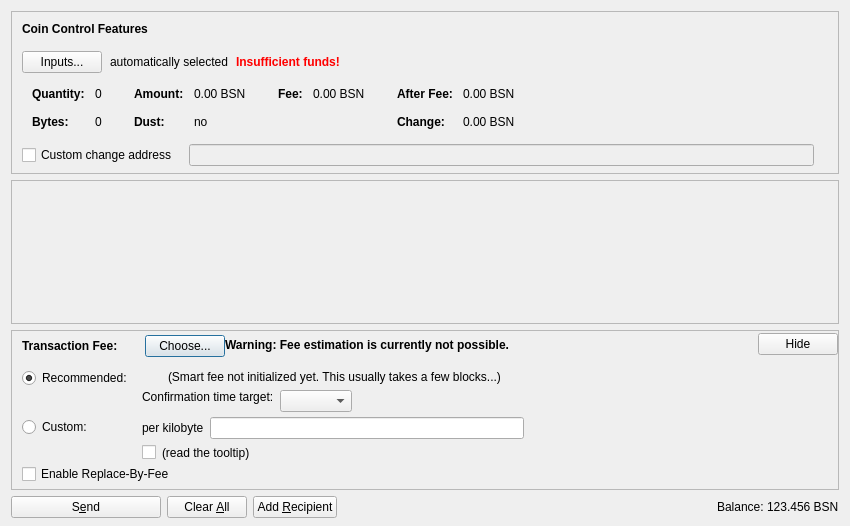
<?xml version="1.0" encoding="UTF-8"?>
<ui version="4.0">
 <class>SendCoinsDialog</class>
 <widget class="QDialog" name="SendCoinsDialog">
  <property name="geometry">
   <rect>
    <x>0</x>
    <y>0</y>
    <width>850</width>
    <height>526</height>
   </rect>
  </property>
  <property name="windowTitle">
   <string>Send Coins</string>
  </property>
  <layout class="QVBoxLayout" name="verticalLayout" stretch="0,1,0,0">
   <property name="bottomMargin">
    <number>8</number>
   </property>
   <item>
    <widget class="QFrame" name="frameCoinControl">
     <property name="sizePolicy">
      <sizepolicy hsizetype="Expanding" vsizetype="Expanding">
       <horstretch>0</horstretch>
       <verstretch>0</verstretch>
      </sizepolicy>
     </property>
     <property name="maximumSize">
      <size>
       <width>16777215</width>
       <height>16777215</height>
      </size>
     </property>
     <property name="frameShape">
      <enum>QFrame::StyledPanel</enum>
     </property>
     <property name="frameShadow">
      <enum>QFrame::Sunken</enum>
     </property>
     <layout class="QVBoxLayout" name="verticalLayoutCoinControl2">
      <property name="spacing">
       <number>0</number>
      </property>
      <property name="leftMargin">
       <number>0</number>
      </property>
      <property name="topMargin">
       <number>0</number>
      </property>
      <property name="rightMargin">
       <number>0</number>
      </property>
      <property name="bottomMargin">
       <number>6</number>
      </property>
      <item>
       <layout class="QVBoxLayout" name="verticalLayoutCoinControl" stretch="0,0,0,0,1">
        <property name="spacing">
         <number>0</number>
        </property>
        <property name="leftMargin">
         <number>10</number>
        </property>
        <property name="topMargin">
         <number>10</number>
        </property>
        <item>
         <layout class="QHBoxLayout" name="horizontalLayoutCoinControl1">
          <property name="bottomMargin">
           <number>15</number>
          </property>
          <item>
           <widget class="QLabel" name="labelCoinControlFeatures">
            <property name="sizePolicy">
             <sizepolicy hsizetype="Preferred" vsizetype="Maximum">
              <horstretch>0</horstretch>
              <verstretch>0</verstretch>
             </sizepolicy>
            </property>
            <property name="font">
             <font>
              <weight>75</weight>
              <bold>true</bold>
             </font>
            </property>
            <property name="styleSheet">
             <string notr="true">font-weight:bold;</string>
            </property>
            <property name="text">
             <string>Coin Control Features</string>
            </property>
           </widget>
          </item>
         </layout>
        </item>
        <item>
         <layout class="QHBoxLayout" name="horizontalLayoutCoinControl2" stretch="0,0,0,0">
          <property name="spacing">
           <number>8</number>
          </property>
          <property name="bottomMargin">
           <number>10</number>
          </property>
          <item>
           <widget class="QPushButton" name="pushButtonCoinControl">
            <property name="styleSheet">
             <string notr="true"/>
            </property>
            <property name="text">
             <string>Inputs...</string>
            </property>
            <property name="autoDefault">
             <bool>false</bool>
            </property>
           </widget>
          </item>
          <item>
           <widget class="QLabel" name="labelCoinControlAutomaticallySelected">
            <property name="text">
             <string>automatically selected</string>
            </property>
            <property name="margin">
             <number>5</number>
            </property>
           </widget>
          </item>
          <item>
           <widget class="QLabel" name="labelCoinControlInsuffFunds">
            <property name="font">
             <font>
              <weight>75</weight>
              <bold>true</bold>
             </font>
            </property>
            <property name="styleSheet">
             <string notr="true">color:red;font-weight:bold;</string>
            </property>
            <property name="text">
             <string>Insufficient funds!</string>
            </property>
            <property name="margin">
             <number>5</number>
            </property>
           </widget>
          </item>
          <item>
           <spacer name="horizontalSpacerCoinControl">
            <property name="orientation">
             <enum>Qt::Horizontal</enum>
            </property>
            <property name="sizeHint" stdset="0">
             <size>
              <width>40</width>
              <height>1</height>
             </size>
            </property>
           </spacer>
          </item>
         </layout>
        </item>
        <item>
         <widget class="QWidget" name="widgetCoinControl" native="true">
          <property name="sizePolicy">
           <sizepolicy hsizetype="Preferred" vsizetype="Preferred">
            <horstretch>0</horstretch>
            <verstretch>0</verstretch>
           </sizepolicy>
          </property>
          <property name="minimumSize">
           <size>
            <width>0</width>
            <height>0</height>
           </size>
          </property>
          <property name="styleSheet">
           <string notr="true"/>
          </property>
          <layout class="QHBoxLayout" name="horizontalLayoutCoinControl5">
           <property name="leftMargin">
            <number>0</number>
           </property>
           <property name="topMargin">
            <number>0</number>
           </property>
           <property name="rightMargin">
            <number>0</number>
           </property>
           <property name="bottomMargin">
            <number>0</number>
           </property>
           <item>
            <layout class="QHBoxLayout" name="horizontalLayoutCoinControl3" stretch="0,0,0,1">
             <property name="spacing">
              <number>20</number>
             </property>
             <property name="topMargin">
              <number>0</number>
             </property>
             <property name="bottomMargin">
              <number>10</number>
             </property>
             <item>
              <layout class="QFormLayout" name="formLayoutCoinControl1">
               <property name="horizontalSpacing">
                <number>10</number>
               </property>
               <property name="verticalSpacing">
                <number>14</number>
               </property>
               <property name="leftMargin">
                <number>10</number>
               </property>
               <property name="topMargin">
                <number>4</number>
               </property>
               <property name="rightMargin">
                <number>6</number>
               </property>
               <item row="0" column="0">
                <widget class="QLabel" name="labelCoinControlQuantityText">
                 <property name="font">
                  <font>
                   <weight>75</weight>
                   <bold>true</bold>
                  </font>
                 </property>
                 <property name="text">
                  <string>Quantity:</string>
                 </property>
                 <property name="margin">
                  <number>0</number>
                 </property>
                </widget>
               </item>
               <item row="0" column="1">
                <widget class="QLabel" name="labelCoinControlQuantity">
                 <property name="cursor">
                  <cursorShape>IBeamCursor</cursorShape>
                 </property>
                 <property name="contextMenuPolicy">
                  <enum>Qt::ActionsContextMenu</enum>
                 </property>
                 <property name="text">
                  <string notr="true">0</string>
                 </property>
                 <property name="margin">
                  <number>0</number>
                 </property>
                 <property name="textInteractionFlags">
                  <set>Qt::LinksAccessibleByMouse|Qt::TextSelectableByKeyboard|Qt::TextSelectableByMouse</set>
                 </property>
                </widget>
               </item>
               <item row="1" column="0">
                <widget class="QLabel" name="labelCoinControlBytesText">
                 <property name="font">
                  <font>
                   <weight>75</weight>
                   <bold>true</bold>
                  </font>
                 </property>
                 <property name="text">
                  <string>Bytes:</string>
                 </property>
                </widget>
               </item>
               <item row="1" column="1">
                <widget class="QLabel" name="labelCoinControlBytes">
                 <property name="cursor">
                  <cursorShape>IBeamCursor</cursorShape>
                 </property>
                 <property name="contextMenuPolicy">
                  <enum>Qt::ActionsContextMenu</enum>
                 </property>
                 <property name="text">
                  <string notr="true">0</string>
                 </property>
                 <property name="textInteractionFlags">
                  <set>Qt::LinksAccessibleByMouse|Qt::TextSelectableByKeyboard|Qt::TextSelectableByMouse</set>
                 </property>
                </widget>
               </item>
              </layout>
             </item>
             <item>
              <layout class="QFormLayout" name="formLayoutCoinControl2">
               <property name="horizontalSpacing">
                <number>10</number>
               </property>
               <property name="verticalSpacing">
                <number>14</number>
               </property>
               <property name="leftMargin">
                <number>6</number>
               </property>
               <property name="topMargin">
                <number>4</number>
               </property>
               <property name="rightMargin">
                <number>6</number>
               </property>
               <item row="0" column="0">
                <widget class="QLabel" name="labelCoinControlAmountText">
                 <property name="font">
                  <font>
                   <weight>75</weight>
                   <bold>true</bold>
                  </font>
                 </property>
                 <property name="text">
                  <string>Amount:</string>
                 </property>
                 <property name="margin">
                  <number>0</number>
                 </property>
                </widget>
               </item>
               <item row="0" column="1">
                <widget class="QLabel" name="labelCoinControlAmount">
                 <property name="cursor">
                  <cursorShape>IBeamCursor</cursorShape>
                 </property>
                 <property name="contextMenuPolicy">
                  <enum>Qt::ActionsContextMenu</enum>
                 </property>
                 <property name="text">
                  <string notr="true">0.00 BSN</string>
                 </property>
                 <property name="textInteractionFlags">
                  <set>Qt::LinksAccessibleByMouse|Qt::TextSelectableByKeyboard|Qt::TextSelectableByMouse</set>
                 </property>
                </widget>
               </item>
               <item row="1" column="0">
                <widget class="QLabel" name="labelCoinControlLowOutputText">
                 <property name="font">
                  <font>
                   <weight>75</weight>
                   <bold>true</bold>
                  </font>
                 </property>
                 <property name="text">
                  <string>Dust:</string>
                 </property>
                </widget>
               </item>
               <item row="1" column="1">
                <widget class="QLabel" name="labelCoinControlLowOutput">
                 <property name="cursor">
                  <cursorShape>IBeamCursor</cursorShape>
                 </property>
                 <property name="contextMenuPolicy">
                  <enum>Qt::ActionsContextMenu</enum>
                 </property>
                 <property name="text">
                  <string notr="true">no</string>
                 </property>
                 <property name="textInteractionFlags">
                  <set>Qt::LinksAccessibleByMouse|Qt::TextSelectableByKeyboard|Qt::TextSelectableByMouse</set>
                 </property>
                </widget>
               </item>
              </layout>
             </item>
             <item>
              <layout class="QFormLayout" name="formLayoutCoinControl3">
               <property name="horizontalSpacing">
                <number>10</number>
               </property>
               <property name="verticalSpacing">
                <number>14</number>
               </property>
               <property name="leftMargin">
                <number>6</number>
               </property>
               <property name="topMargin">
                <number>4</number>
               </property>
               <property name="rightMargin">
                <number>6</number>
               </property>
               <item row="0" column="0">
                <widget class="QLabel" name="labelCoinControlFeeText">
                 <property name="font">
                  <font>
                   <weight>75</weight>
                   <bold>true</bold>
                  </font>
                 </property>
                 <property name="text">
                  <string>Fee:</string>
                 </property>
                 <property name="margin">
                  <number>0</number>
                 </property>
                </widget>
               </item>
               <item row="0" column="1">
                <widget class="QLabel" name="labelCoinControlFee">
                 <property name="cursor">
                  <cursorShape>IBeamCursor</cursorShape>
                 </property>
                 <property name="contextMenuPolicy">
                  <enum>Qt::ActionsContextMenu</enum>
                 </property>
                 <property name="text">
                  <string notr="true">0.00 BSN</string>
                 </property>
                 <property name="textInteractionFlags">
                  <set>Qt::LinksAccessibleByMouse|Qt::TextSelectableByKeyboard|Qt::TextSelectableByMouse</set>
                 </property>
                </widget>
               </item>
              </layout>
             </item>
             <item>
              <layout class="QFormLayout" name="formLayoutCoinControl4">
               <property name="horizontalSpacing">
                <number>10</number>
               </property>
               <property name="verticalSpacing">
                <number>14</number>
               </property>
               <property name="leftMargin">
                <number>6</number>
               </property>
               <property name="topMargin">
                <number>4</number>
               </property>
               <property name="rightMargin">
                <number>6</number>
               </property>
               <item row="0" column="0">
                <widget class="QLabel" name="labelCoinControlAfterFeeText">
                 <property name="font">
                  <font>
                   <weight>75</weight>
                   <bold>true</bold>
                  </font>
                 </property>
                 <property name="text">
                  <string>After Fee:</string>
                 </property>
                 <property name="margin">
                  <number>0</number>
                 </property>
                </widget>
               </item>
               <item row="0" column="1">
                <widget class="QLabel" name="labelCoinControlAfterFee">
                 <property name="cursor">
                  <cursorShape>IBeamCursor</cursorShape>
                 </property>
                 <property name="contextMenuPolicy">
                  <enum>Qt::ActionsContextMenu</enum>
                 </property>
                 <property name="text">
                  <string notr="true">0.00 BSN</string>
                 </property>
                 <property name="textInteractionFlags">
                  <set>Qt::LinksAccessibleByMouse|Qt::TextSelectableByKeyboard|Qt::TextSelectableByMouse</set>
                 </property>
                </widget>
               </item>
               <item row="1" column="0">
                <widget class="QLabel" name="labelCoinControlChangeText">
                 <property name="font">
                  <font>
                   <weight>75</weight>
                   <bold>true</bold>
                  </font>
                 </property>
                 <property name="text">
                  <string>Change:</string>
                 </property>
                </widget>
               </item>
               <item row="1" column="1">
                <widget class="QLabel" name="labelCoinControlChange">
                 <property name="cursor">
                  <cursorShape>IBeamCursor</cursorShape>
                 </property>
                 <property name="contextMenuPolicy">
                  <enum>Qt::ActionsContextMenu</enum>
                 </property>
                 <property name="text">
                  <string notr="true">0.00 BSN</string>
                 </property>
                 <property name="textInteractionFlags">
                  <set>Qt::LinksAccessibleByMouse|Qt::TextSelectableByKeyboard|Qt::TextSelectableByMouse</set>
                 </property>
                </widget>
               </item>
              </layout>
             </item>
            </layout>
           </item>
          </layout>
         </widget>
        </item>
        <item>
         <layout class="QHBoxLayout" name="horizontalLayoutCoinControl4" stretch="0,0,0">
          <property name="spacing">
           <number>12</number>
          </property>
          <property name="sizeConstraint">
           <enum>QLayout::SetDefaultConstraint</enum>
          </property>
          <property name="topMargin">
           <number>5</number>
          </property>
          <property name="rightMargin">
           <number>5</number>
          </property>
          <item>
           <widget class="QCheckBox" name="checkBoxCoinControlChange">
            <property name="toolTip">
             <string>If this is activated, but the change address is empty or invalid, change will be sent to a newly generated address.</string>
            </property>
            <property name="text">
             <string>Custom change address</string>
            </property>
           </widget>
          </item>
          <item>
           <widget class="QValidatedLineEdit" name="lineEditCoinControlChange">
            <property name="enabled">
             <bool>false</bool>
            </property>
            <property name="sizePolicy">
             <sizepolicy hsizetype="Expanding" vsizetype="Fixed">
              <horstretch>0</horstretch>
              <verstretch>0</verstretch>
             </sizepolicy>
            </property>
           </widget>
          </item>
          <item>
           <widget class="QLabel" name="labelCoinControlChangeLabel">
            <property name="sizePolicy">
             <sizepolicy hsizetype="Preferred" vsizetype="Expanding">
              <horstretch>0</horstretch>
              <verstretch>0</verstretch>
             </sizepolicy>
            </property>
            <property name="minimumSize">
             <size>
              <width>0</width>
              <height>0</height>
             </size>
            </property>
            <property name="text">
             <string/>
            </property>
            <property name="margin">
             <number>3</number>
            </property>
           </widget>
          </item>
         </layout>
        </item>
        <item>
         <spacer name="verticalSpacerCoinControl">
          <property name="orientation">
           <enum>Qt::Vertical</enum>
          </property>
          <property name="sizeHint" stdset="0">
           <size>
            <width>800</width>
            <height>1</height>
           </size>
          </property>
         </spacer>
        </item>
       </layout>
      </item>
     </layout>
    </widget>
   </item>
   <item>
    <widget class="QScrollArea" name="scrollArea">
     <property name="widgetResizable">
      <bool>true</bool>
     </property>
     <widget class="QWidget" name="scrollAreaWidgetContents">
      <property name="geometry">
       <rect>
        <x>0</x>
        <y>0</y>
        <width>830</width>
        <height>104</height>
       </rect>
      </property>
      <layout class="QVBoxLayout" name="verticalLayout_2" stretch="0,1">
       <property name="leftMargin">
        <number>0</number>
       </property>
       <property name="topMargin">
        <number>0</number>
       </property>
       <property name="rightMargin">
        <number>0</number>
       </property>
       <property name="bottomMargin">
        <number>0</number>
       </property>
       <item>
        <layout class="QVBoxLayout" name="entries">
         <property name="spacing">
          <number>6</number>
         </property>
        </layout>
       </item>
       <item>
        <spacer name="verticalSpacer">
         <property name="orientation">
          <enum>Qt::Vertical</enum>
         </property>
         <property name="sizeHint" stdset="0">
          <size>
           <width>20</width>
           <height>40</height>
          </size>
         </property>
        </spacer>
       </item>
      </layout>
     </widget>
    </widget>
   </item>
   <item>
    <widget class="QFrame" name="frameFee">
     <property name="sizePolicy">
      <sizepolicy hsizetype="Expanding" vsizetype="Expanding">
       <horstretch>0</horstretch>
       <verstretch>0</verstretch>
      </sizepolicy>
     </property>
     <property name="maximumSize">
      <size>
       <width>16777215</width>
       <height>16777215</height>
      </size>
     </property>
     <property name="frameShape">
      <enum>QFrame::StyledPanel</enum>
     </property>
     <property name="frameShadow">
      <enum>QFrame::Sunken</enum>
     </property>
     <layout class="QVBoxLayout" name="verticalLayoutFee1">
      <property name="spacing">
       <number>0</number>
      </property>
      <property name="leftMargin">
       <number>0</number>
      </property>
      <property name="topMargin">
       <number>0</number>
      </property>
      <property name="rightMargin">
       <number>0</number>
      </property>
      <property name="bottomMargin">
       <number>0</number>
      </property>
      <item>
       <layout class="QVBoxLayout" name="verticalLayoutFee2" stretch="0,0,0">
        <property name="spacing">
         <number>0</number>
        </property>
        <property name="leftMargin">
         <number>10</number>
        </property>
        <property name="topMargin">
         <number>0</number>
        </property>
        <item>
         <layout class="QHBoxLayout" name="horizontalLayoutFee1">
          <property name="bottomMargin">
           <number>0</number>
          </property>
          <item>
           <layout class="QVBoxLayout" name="verticalLayoutFee7">
            <property name="spacing">
             <number>0</number>
            </property>
            <item>
             <spacer name="verticalSpacerSmartFee">
              <property name="orientation">
               <enum>Qt::Vertical</enum>
              </property>
              <property name="sizeType">
               <enum>QSizePolicy::Fixed</enum>
              </property>
              <property name="sizeHint" stdset="0">
               <size>
                <width>1</width>
                <height>4</height>
               </size>
              </property>
             </spacer>
            </item>
            <item>
             <layout class="QHBoxLayout" name="horizontalLayoutSmartFee">
              <property name="spacing">
               <number>10</number>
              </property>
              <item>
               <widget class="QLabel" name="labelFeeHeadline">
                <property name="sizePolicy">
                 <sizepolicy hsizetype="Preferred" vsizetype="Maximum">
                  <horstretch>0</horstretch>
                  <verstretch>0</verstretch>
                 </sizepolicy>
                </property>
                <property name="font">
                 <font>
                  <weight>75</weight>
                  <bold>true</bold>
                 </font>
                </property>
                <property name="styleSheet">
                 <string notr="true">font-weight:bold;</string>
                </property>
                <property name="text">
                 <string>Transaction Fee:</string>
                </property>
               </widget>
              </item>
              <item>
               <widget class="QLabel" name="labelFeeMinimized">
                <property name="text">
                 <string/>
                </property>
               </widget>
              </item>
              <item>
               <widget class="QPushButton" name="buttonChooseFee">
                <property name="text">
                 <string>Choose...</string>
                </property>
               </widget>
              </item>
             </layout>
            </item>
            <item>
             <spacer name="verticalSpacer_5">
              <property name="orientation">
               <enum>Qt::Vertical</enum>
              </property>
              <property name="sizeHint" stdset="0">
               <size>
                <width>1</width>
                <height>1</height>
               </size>
              </property>
             </spacer>
            </item>
           </layout>
          </item>
          <item>
           <widget class="QLabel" name="fallbackFeeWarningLabel">
            <property name="toolTip">
             <string>Using the fallbackfee can result in sending a transaction that will take several hours or days (or never) to confirm. Consider choosing your fee manually or wait until you have validated the complete chain.</string>
            </property>
            <property name="font">
            <font>
                <weight>75</weight>
                <bold>true</bold>
            </font>
            </property>
            <property name="text">
             <string>Warning: Fee estimation is currently not possible.</string>
            </property>
            <property name="wordWrap">
             <bool>false</bool>
            </property>
           </widget>
          </item>
          <item>
           <spacer name="horizontalSpacer_4">
            <property name="orientation">
             <enum>Qt::Horizontal</enum>
            </property>
            <property name="sizeType">
             <enum>QSizePolicy::MinimumExpanding</enum>
            </property>
            <property name="sizeHint" stdset="0">
             <size>
              <width>40</width>
              <height>20</height>
             </size>
            </property>
           </spacer>
          </item>
          <item>
           <widget class="QPushButton" name="buttonMinimizeFee">
            <property name="toolTip">
             <string>collapse fee-settings</string>
            </property>
            <property name="text">
             <string>Hide</string>
            </property>
           </widget>
          </item>
         </layout>
        </item>
        <item>
         <widget class="QFrame" name="frameFeeSelection">
          <layout class="QVBoxLayout" name="verticalLayoutFee12">
           <property name="spacing">
            <number>0</number>
           </property>
           <property name="leftMargin">
            <number>0</number>
           </property>
           <property name="topMargin">
            <number>0</number>
           </property>
           <property name="rightMargin">
            <number>0</number>
           </property>
           <property name="bottomMargin">
            <number>0</number>
           </property>
           <item>
            <layout class="QGridLayout" name="gridLayoutFee">
             <property name="topMargin">
              <number>10</number>
             </property>
             <property name="bottomMargin">
              <number>4</number>
             </property>
             <property name="horizontalSpacing">
              <number>10</number>
             </property>
             <property name="verticalSpacing">
              <number>4</number>
             </property>
             <item row="1" column="1">
              <layout class="QVBoxLayout" name="verticalLayoutFee8">
               <property name="spacing">
                <number>6</number>
               </property>
               <item>
                <layout class="QHBoxLayout" name="horizontalLayoutFee13">
                 <item>
                  <widget class="QLabel" name="labelCustomPerKilobyte">
                   <property name="toolTip">
                    <string>Specify a custom fee per kB (1,000 bytes) of the transaction's virtual size.

Note:  Since the fee is calculated on a per-byte basis, a fee of "100 satoshis per kB" for a transaction size of 500 bytes (half of 1 kB) would ultimately yield a fee of only 50 satoshis.</string>
                   </property>
                   <property name="text">
                    <string>per kilobyte</string>
                   </property>
                  </widget>
                 </item>
                 <item>
                  <widget class="BitcoinSNAmountField" name="customFee"/>
                 </item>
                 <item>
                  <spacer name="horizontalSpacer_6">
                   <property name="orientation">
                    <enum>Qt::Horizontal</enum>
                   </property>
                   <property name="sizeHint" stdset="0">
                    <size>
                     <width>1</width>
                     <height>1</height>
                    </size>
                   </property>
                  </spacer>
                 </item>
                </layout>
               </item>
               <item>
                <layout class="QHBoxLayout" name="horizontalLayoutFee8">
                 <item>
                  <widget class="QCheckBox" name="checkBoxMinimumFee">
                   <property name="toolTip">
                    <string>Paying only the minimum fee is just fine as long as there is less transaction volume than space in the blocks. But be aware that this can end up in a never confirming transaction once there is more demand for bitcoinsn transactions than the network can process.</string>
                   </property>
                   <property name="text">
                    <string/>
                   </property>
                  </widget>
                 </item>
                 <item>
                  <widget class="QLabel" name="labelMinFeeWarning">
                   <property name="enabled">
                    <bool>true</bool>
                   </property>
                   <property name="toolTip">
                    <string>Paying only the minimum fee is just fine as long as there is less transaction volume than space in the blocks. But be aware that this can end up in a never confirming transaction once there is more demand for bitcoinsn transactions than the network can process.</string>
                   </property>
                   <property name="text">
                    <string>(read the tooltip)</string>
                   </property>
                   <property name="margin">
                    <number>5</number>
                   </property>
                  </widget>
                 </item>
                 <item>
                  <spacer name="horizontalSpacer_2">
                   <property name="orientation">
                    <enum>Qt::Horizontal</enum>
                   </property>
                   <property name="sizeHint" stdset="0">
                    <size>
                     <width>1</width>
                     <height>1</height>
                    </size>
                   </property>
                  </spacer>
                 </item>
                </layout>
               </item>
              </layout>
             </item>
             <item row="0" column="0">
              <layout class="QVBoxLayout" name="verticalLayoutFee4" stretch="0,1">
               <item>
                <widget class="QRadioButton" name="radioSmartFee">
                 <property name="text">
                  <string>Recommended:</string>
                 </property>
                 <property name="checked">
                  <bool>true</bool>
                 </property>
                 <attribute name="buttonGroup">
                  <string notr="true">groupFee</string>
                 </attribute>
                </widget>
               </item>
               <item>
                <spacer name="verticalSpacer_2">
                 <property name="orientation">
                  <enum>Qt::Vertical</enum>
                 </property>
                 <property name="sizeHint" stdset="0">
                  <size>
                   <width>1</width>
                   <height>1</height>
                  </size>
                 </property>
                </spacer>
               </item>
              </layout>
             </item>
             <item row="1" column="0">
              <layout class="QVBoxLayout" name="verticalLayoutFee9" stretch="0,1">
               <item>
                <widget class="QRadioButton" name="radioCustomFee">
                 <property name="text">
                  <string>Custom:</string>
                 </property>
                 <attribute name="buttonGroup">
                  <string notr="true">groupFee</string>
                 </attribute>
                </widget>
               </item>
               <item>
                <spacer name="verticalSpacer_6">
                 <property name="orientation">
                  <enum>Qt::Vertical</enum>
                 </property>
                 <property name="sizeHint" stdset="0">
                  <size>
                   <width>1</width>
                   <height>1</height>
                  </size>
                 </property>
                </spacer>
               </item>
              </layout>
             </item>
             <item row="0" column="1">
              <layout class="QVBoxLayout" name="verticalLayoutFee3" stretch="0,0,1">
               <property name="spacing">
                <number>6</number>
               </property>
               <property name="topMargin">
                <number>2</number>
               </property>
               <item>
                <layout class="QHBoxLayout" name="horizontalLayoutFee12">
                 <item>
                  <widget class="QLabel" name="labelSmartFee">
                   <property name="text">
                    <string/>
                   </property>
                   <property name="margin">
                    <number>2</number>
                   </property>
                  </widget>
                 </item>
                 <item>
                  <widget class="QLabel" name="labelFeeEstimation">
                   <property name="text">
                    <string/>
                   </property>
                  </widget>
                 </item>
                 <item>
                  <widget class="QLabel" name="labelSmartFee2">
                   <property name="text">
                    <string>(Smart fee not initialized yet. This usually takes a few blocks...)</string>
                   </property>
                   <property name="margin">
                    <number>2</number>
                   </property>
                  </widget>
                 </item>
                 <item>
                  <spacer name="horizontalSpacer_5">
                   <property name="orientation">
                    <enum>Qt::Horizontal</enum>
                   </property>
                   <property name="sizeHint" stdset="0">
                    <size>
                     <width>1</width>
                     <height>1</height>
                    </size>
                   </property>
                  </spacer>
                 </item>
                </layout>
               </item>
               <item>
                <layout class="QHBoxLayout" name="horizontalLayoutFee9">
                 <item>
                  <layout class="QVBoxLayout" name="verticalLayoutFee6">
                   <item>
                    <widget class="QLabel" name="labelSmartFee3">
                     <property name="text">
                      <string>Confirmation time target:</string>
                     </property>
                     <property name="margin">
                      <number>2</number>
                     </property>
                    </widget>
                   </item>
                   <item>
                    <spacer name="verticalSpacer_3">
                     <property name="orientation">
                      <enum>Qt::Vertical</enum>
                     </property>
                     <property name="sizeHint" stdset="0">
                      <size>
                       <width>1</width>
                       <height>1</height>
                      </size>
                     </property>
                    </spacer>
                   </item>
                  </layout>
                 </item>
                 <item>
                  <layout class="QVBoxLayout" name="verticalLayoutFee5">
                   <property name="rightMargin">
                    <number>30</number>
                   </property>
                   <item>
                    <layout class="QHBoxLayout" name="horizontalLayoutConfTarget">
                     <property name="bottomMargin">
                      <number>0</number>
                     </property>
                     <item>
                      <widget class="QComboBox" name="confTargetSelector"/>
                     </item>
                     <item>
                      <spacer name="horizontalSpacerConfTarget">
                       <property name="orientation">
                        <enum>Qt::Horizontal</enum>
                       </property>
                       <property name="sizeHint" stdset="0">
                        <size>
                         <width>40</width>
                         <height>20</height>
                        </size>
                       </property>
                      </spacer>
                     </item>
                    </layout>
                   </item>
                  </layout>
                 </item>
                </layout>
               </item>
               <item>
                <spacer name="verticalSpacer_4">
                 <property name="orientation">
                  <enum>Qt::Vertical</enum>
                 </property>
                 <property name="sizeHint" stdset="0">
                  <size>
                   <width>1</width>
                   <height>1</height>
                  </size>
                 </property>
                </spacer>
               </item>
              </layout>
             </item>
            </layout>
           </item>
           <item>
            <widget class="QCheckBox" name="optInRBF">
             <property name="text">
              <string>Enable Replace-By-Fee</string>
             </property>
             <property name="toolTip">
              <string>With Replace-By-Fee (BIP-125) you can increase a transaction's fee after it is sent. Without this, a higher fee may be recommended to compensate for increased transaction delay risk.</string>
             </property>
            </widget>
           </item>
          </layout>
         </widget>
        </item>
        <item>
         <spacer name="verticalSpacerFee">
          <property name="orientation">
           <enum>Qt::Vertical</enum>
          </property>
          <property name="sizeHint" stdset="0">
           <size>
            <width>40</width>
            <height>5</height>
           </size>
          </property>
         </spacer>
        </item>
       </layout>
      </item>
     </layout>
    </widget>
   </item>
   <item>
    <layout class="QHBoxLayout" name="horizontalLayout">
     <item>
      <widget class="QPushButton" name="sendButton">
       <property name="minimumSize">
        <size>
         <width>150</width>
         <height>0</height>
        </size>
       </property>
       <property name="toolTip">
        <string>Confirm the send action</string>
       </property>
       <property name="text">
        <string>S&amp;end</string>
       </property>
       <property name="icon">
        <iconset resource="../bitcoinsn.qrc">
         <normaloff>:/icons/send</normaloff>:/icons/send</iconset>
       </property>
       <property name="autoDefault">
        <bool>false</bool>
       </property>
       <property name="default">
        <bool>false</bool>
       </property>
      </widget>
     </item>
     <item>
      <widget class="QPushButton" name="clearButton">
       <property name="sizePolicy">
        <sizepolicy hsizetype="Minimum" vsizetype="Fixed">
         <horstretch>0</horstretch>
         <verstretch>0</verstretch>
        </sizepolicy>
       </property>
       <property name="toolTip">
        <string>Clear all fields of the form.</string>
       </property>
       <property name="text">
        <string>Clear &amp;All</string>
       </property>
       <property name="icon">
        <iconset resource="../bitcoinsn.qrc">
         <normaloff>:/icons/remove</normaloff>:/icons/remove</iconset>
       </property>
       <property name="autoDefault">
        <bool>false</bool>
       </property>
      </widget>
     </item>
     <item>
      <widget class="QPushButton" name="addButton">
       <property name="toolTip">
        <string>Send to multiple recipients at once</string>
       </property>
       <property name="text">
        <string>Add &amp;Recipient</string>
       </property>
       <property name="icon">
        <iconset resource="../bitcoinsn.qrc">
         <normaloff>:/icons/add</normaloff>:/icons/add</iconset>
       </property>
       <property name="autoDefault">
        <bool>false</bool>
       </property>
      </widget>
     </item>
     <item>
      <spacer name="horizontalSpacer">
       <property name="orientation">
        <enum>Qt::Horizontal</enum>
       </property>
       <property name="sizeHint" stdset="0">
        <size>
         <width>40</width>
         <height>20</height>
        </size>
       </property>
      </spacer>
     </item>
     <item>
      <layout class="QHBoxLayout" name="horizontalLayout_2">
       <property name="spacing">
        <number>3</number>
       </property>
       <item>
        <widget class="QLabel" name="label">
         <property name="sizePolicy">
          <sizepolicy hsizetype="Preferred" vsizetype="Fixed">
           <horstretch>0</horstretch>
           <verstretch>0</verstretch>
          </sizepolicy>
         </property>
         <property name="text">
          <string>Balance:</string>
         </property>
        </widget>
       </item>
       <item>
        <widget class="QLabel" name="labelBalance">
         <property name="sizePolicy">
          <sizepolicy hsizetype="Preferred" vsizetype="Fixed">
           <horstretch>0</horstretch>
           <verstretch>0</verstretch>
          </sizepolicy>
         </property>
         <property name="cursor">
          <cursorShape>IBeamCursor</cursorShape>
         </property>
         <property name="text">
          <string notr="true">123.456 BSN</string>
         </property>
         <property name="textInteractionFlags">
          <set>Qt::LinksAccessibleByMouse|Qt::TextSelectableByKeyboard|Qt::TextSelectableByMouse</set>
         </property>
        </widget>
       </item>
      </layout>
     </item>
    </layout>
   </item>
  </layout>
 </widget>
 <customwidgets>
  <customwidget>
   <class>QValidatedLineEdit</class>
   <extends>QLineEdit</extends>
   <header>qt/qvalidatedlineedit.h</header>
  </customwidget>
  <customwidget>
   <class>BitcoinSNAmountField</class>
   <extends>QLineEdit</extends>
   <header>qt/bitcoinsnamountfield.h</header>
   <container>1</container>
  </customwidget>
 </customwidgets>
 <resources>
  <include location="../bitcoinsn.qrc"/>
 </resources>
 <connections/>
 <buttongroups>
  <buttongroup name="groupFee"/>
 </buttongroups>
</ui>
